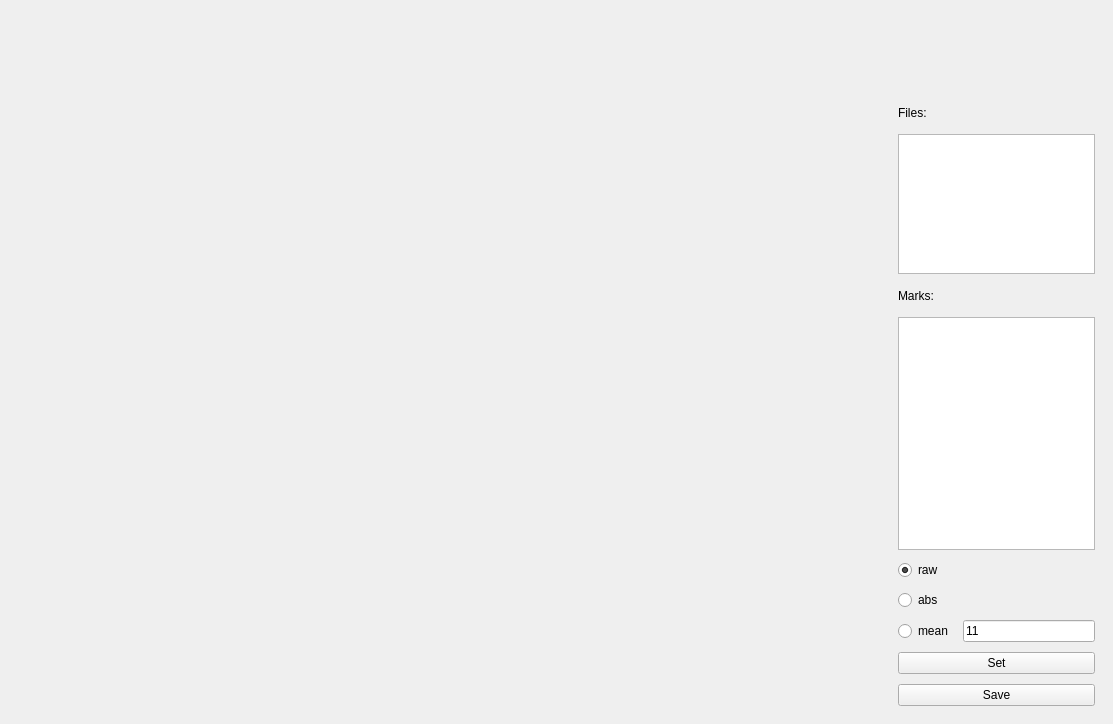
<?xml version="1.0" encoding="UTF-8"?>
<ui version="4.0">
 <class>MarkupWindow</class>
 <widget class="QWidget" name="MarkupWindow">
  <property name="geometry">
   <rect>
    <x>0</x>
    <y>0</y>
    <width>1113</width>
    <height>724</height>
   </rect>
  </property>
  <property name="sizePolicy">
   <sizepolicy hsizetype="Preferred" vsizetype="Preferred">
    <horstretch>0</horstretch>
    <verstretch>0</verstretch>
   </sizepolicy>
  </property>
  <property name="windowTitle">
   <string>Form</string>
  </property>
  <layout class="QGridLayout" name="gridLayout_2">
   <item row="0" column="0">
    <layout class="QGridLayout" name="gridLayout">
     <property name="horizontalSpacing">
      <number>10</number>
     </property>
     <item row="1" column="0">
      <widget class="QCustomPlot" name="plot" native="true">
       <property name="sizePolicy">
        <sizepolicy hsizetype="Preferred" vsizetype="Preferred">
         <horstretch>8</horstretch>
         <verstretch>8</verstretch>
        </sizepolicy>
       </property>
      </widget>
     </item>
     <item row="1" column="1">
      <widget class="QWidget" name="widget" native="true">
       <property name="sizePolicy">
        <sizepolicy hsizetype="Preferred" vsizetype="Preferred">
         <horstretch>2</horstretch>
         <verstretch>8</verstretch>
        </sizepolicy>
       </property>
       <layout class="QGridLayout" name="gridLayout_5">
        <property name="leftMargin">
         <number>2</number>
        </property>
        <property name="topMargin">
         <number>2</number>
        </property>
        <property name="rightMargin">
         <number>2</number>
        </property>
        <property name="bottomMargin">
         <number>2</number>
        </property>
        <item row="2" column="0">
         <layout class="QGridLayout" name="gridLayout_3">
          <property name="leftMargin">
           <number>10</number>
          </property>
          <property name="topMargin">
           <number>5</number>
          </property>
          <property name="rightMargin">
           <number>5</number>
          </property>
          <property name="bottomMargin">
           <number>5</number>
          </property>
          <property name="spacing">
           <number>10</number>
          </property>
          <item row="5" column="1">
           <widget class="QListView" name="listView_markups">
            <property name="sizePolicy">
             <sizepolicy hsizetype="Expanding" vsizetype="Expanding">
              <horstretch>1</horstretch>
              <verstretch>10</verstretch>
             </sizepolicy>
            </property>
           </widget>
          </item>
          <item row="9" column="1">
           <widget class="QPushButton" name="pushButton_save">
            <property name="text">
             <string>Save</string>
            </property>
           </widget>
          </item>
          <item row="4" column="1">
           <widget class="QLabel" name="label">
            <property name="sizePolicy">
             <sizepolicy hsizetype="Preferred" vsizetype="Preferred">
              <horstretch>0</horstretch>
              <verstretch>1</verstretch>
             </sizepolicy>
            </property>
            <property name="text">
             <string>Marks:</string>
            </property>
           </widget>
          </item>
          <item row="3" column="1">
           <widget class="QListView" name="listView_audio_files">
            <property name="sizePolicy">
             <sizepolicy hsizetype="Expanding" vsizetype="Expanding">
              <horstretch>1</horstretch>
              <verstretch>6</verstretch>
             </sizepolicy>
            </property>
            <property name="layoutDirection">
             <enum>Qt::LeftToRight</enum>
            </property>
           </widget>
          </item>
          <item row="2" column="1">
           <widget class="QLabel" name="label_2">
            <property name="sizePolicy">
             <sizepolicy hsizetype="Preferred" vsizetype="Preferred">
              <horstretch>0</horstretch>
              <verstretch>1</verstretch>
             </sizepolicy>
            </property>
            <property name="text">
             <string>Files:</string>
            </property>
           </widget>
          </item>
          <item row="6" column="1">
           <layout class="QGridLayout" name="gridLayout_4">
            <item row="2" column="0">
             <widget class="QRadioButton" name="radioButton_view_mode_mean">
              <property name="text">
               <string>mean</string>
              </property>
             </widget>
            </item>
            <item row="0" column="0">
             <widget class="QRadioButton" name="radioButton_view_mode_raw">
              <property name="text">
               <string>raw</string>
              </property>
              <property name="checked">
               <bool>true</bool>
              </property>
             </widget>
            </item>
            <item row="1" column="0">
             <widget class="QRadioButton" name="radioButton_view_mode_abs">
              <property name="text">
               <string>abs</string>
              </property>
             </widget>
            </item>
            <item row="2" column="1">
             <widget class="QLineEdit" name="lineEdit_mean_window">
              <property name="text">
               <string>11</string>
              </property>
             </widget>
            </item>
            <item row="3" column="0" colspan="2">
             <widget class="QPushButton" name="pushButton_view_mode_set">
              <property name="text">
               <string>Set</string>
              </property>
             </widget>
            </item>
           </layout>
          </item>
         </layout>
        </item>
       </layout>
      </widget>
     </item>
     <item row="0" column="0" colspan="2">
      <widget class="GraphControls" name="controls" native="true">
       <property name="sizePolicy">
        <sizepolicy hsizetype="Preferred" vsizetype="Preferred">
         <horstretch>0</horstretch>
         <verstretch>1</verstretch>
        </sizepolicy>
       </property>
       <property name="minimumSize">
        <size>
         <width>200</width>
         <height>0</height>
        </size>
       </property>
       <property name="maximumSize">
        <size>
         <width>16777215</width>
         <height>200</height>
        </size>
       </property>
      </widget>
     </item>
    </layout>
   </item>
  </layout>
 </widget>
 <customwidgets>
  <customwidget>
   <class>QCustomPlot</class>
   <extends>QWidget</extends>
   <header location="global">qcustomplot/qcustomplot.h</header>
   <container>1</container>
  </customwidget>
  <customwidget>
   <class>GraphControls</class>
   <extends>QWidget</extends>
   <header>widgets/graph_controls.h</header>
   <container>1</container>
  </customwidget>
 </customwidgets>
 <resources/>
 <connections/>
</ui>
